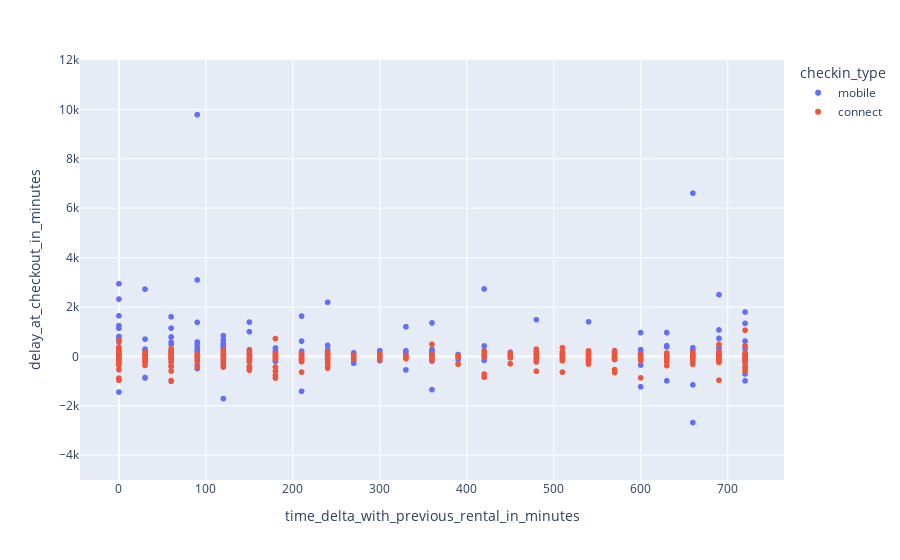

The code cell stored with this chart in its notebook:
### Code cell
fig = px.scatter(df_delay,
                 x='time_delta_with_previous_rental_in_minutes',
                 y='delay_at_checkout_in_minutes',
                 color='checkin_type',
                 range_y=[-5000,12000])
fig.show()

### Figure 1 — Plotly figure (JSON) as saved in the notebook; plotly's stock layout.template omitted (floating-point values rounded to 4 significant figures; data arrays with more than 128 entries replaced by an {"elided": "..."} marker saying what was removed)
{"data": [{"hovertemplate": "checkin_type=mobile<br>time_delta_with_previous_rental_in_minutes=%{x}<br>delay_at_checkout_in_minutes=%{y}<extra></extra>", "legendgroup": "mobile", "marker": {"color": "#636efa", "symbol": "circle"}, "mode": "markers", "name": "mobile", "showlegend": true, "type": "scattergl", "x": {"elided": "17003 int values"}, "xaxis": "x", "y": {"elided": "17003 int values"}, "yaxis": "y"}, {"hovertemplate": "checkin_type=connect<br>time_delta_with_previous_rental_in_minutes=%{x}<br>delay_at_checkout_in_minutes=%{y}<extra></extra>", "legendgroup": "connect", "marker": {"color": "#EF553B", "symbol": "circle"}, "mode": "markers", "name": "connect", "showlegend": true, "type": "scattergl", "x": {"elided": "4307 int values"}, "xaxis": "x", "y": {"elided": "4307 int values"}, "yaxis": "y"}], "layout": {"legend": {"title": {"text": "checkin_type"}, "tracegroupgap": 0}, "margin": {"t": 60}, "xaxis": {"anchor": "y", "domain": [0, 1], "title": {"text": "time_delta_with_previous_rental_in_minutes"}}, "yaxis": {"anchor": "x", "domain": [0, 1], "range": [-5000, 12000], "title": {"text": "delay_at_checkout_in_minutes"}}}}
